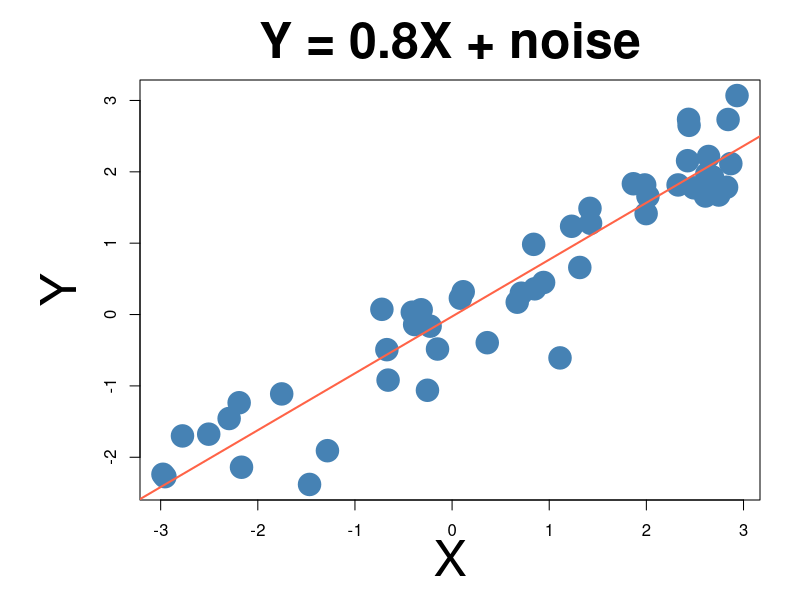
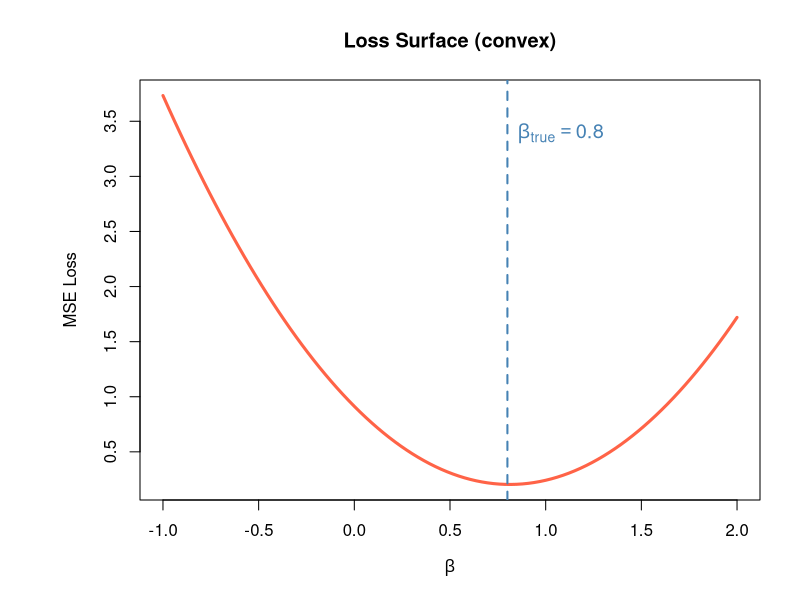
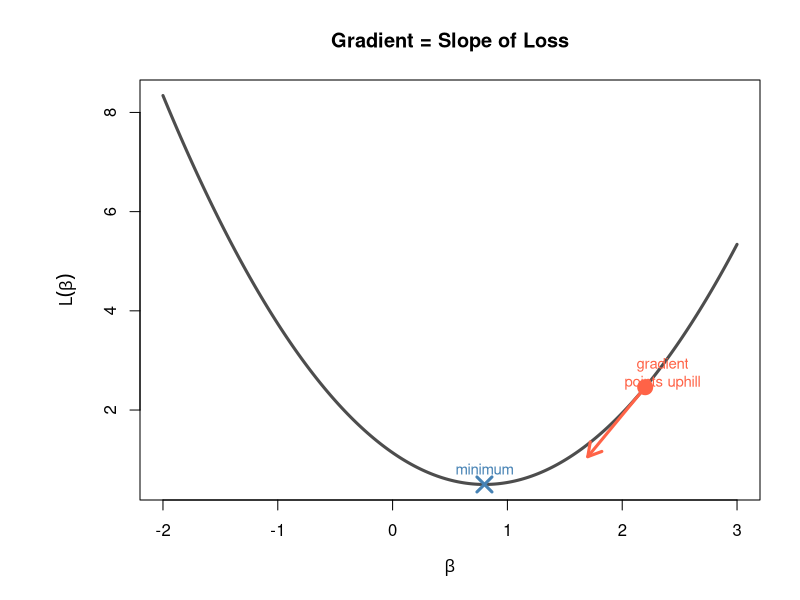
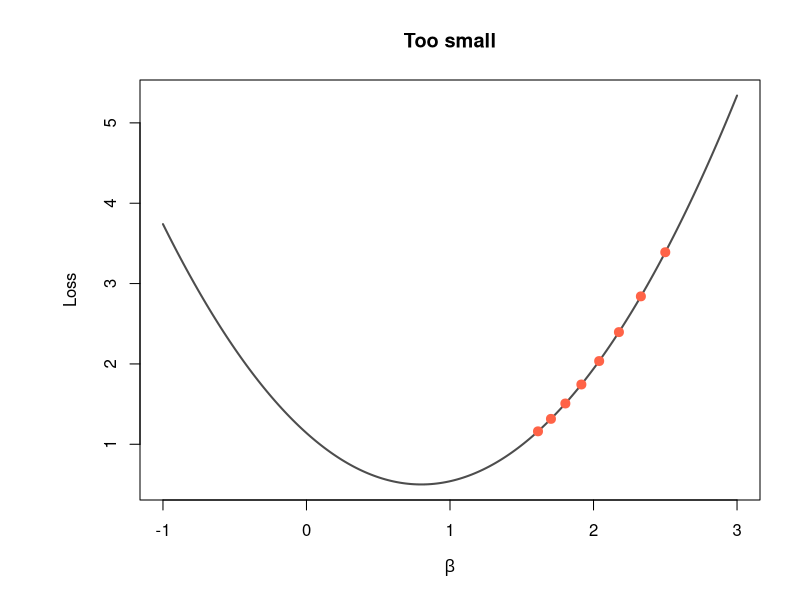
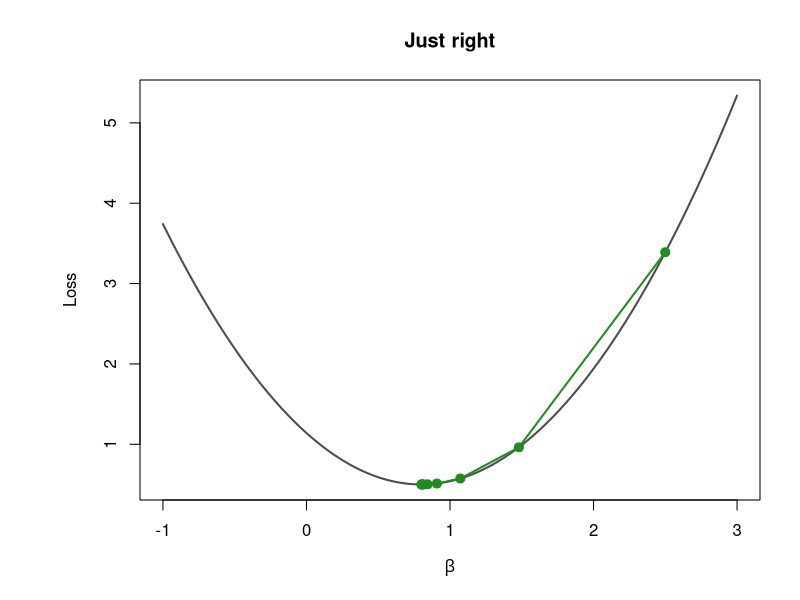
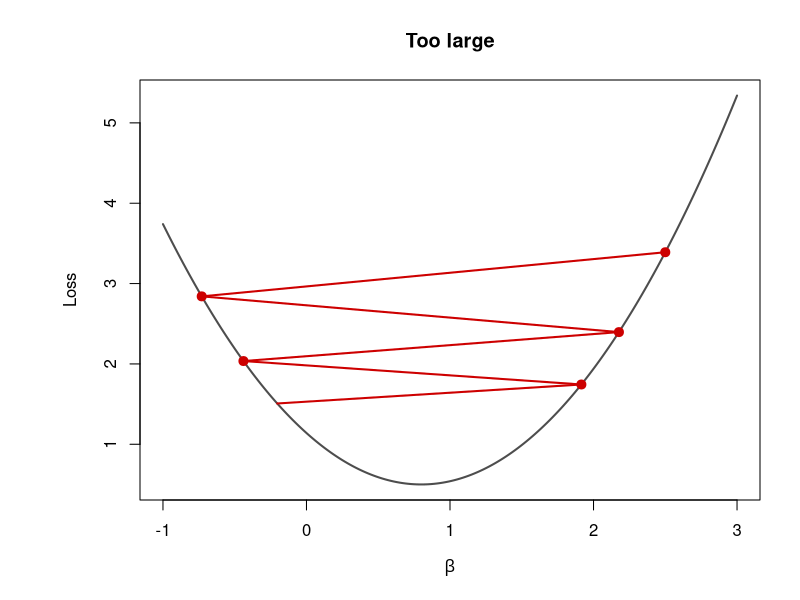
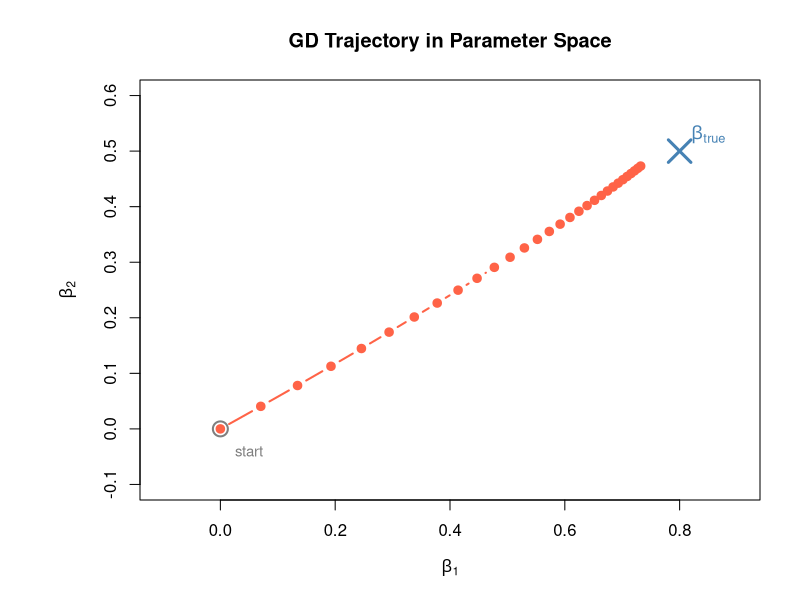
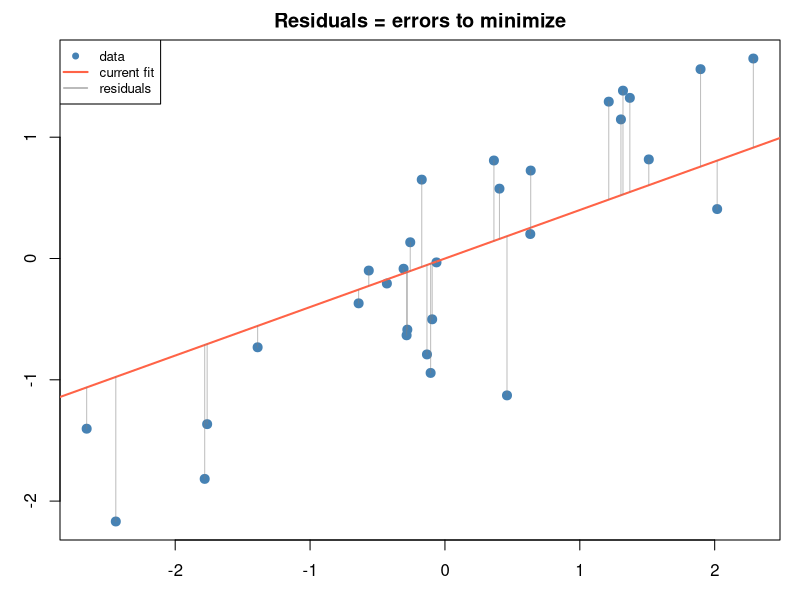

Reproduce these figures in R, in order.
## ---- chunk 1
#| eval: true
#| fig-width: 9
#| fig-height: 6
#| fig-align: center   # ← This centers the plot horizontally

par(mar = c(5, 7, 4, 2))    # ← Increased left margin (second value) to make room for Y label

set.seed(42)
x <- runif(50, -3, 3)
y <- 0.8 * x + rnorm(50, sd = 0.5)
plot(x, y, pch = 19, col = "steelblue",
     xlab = "X", ylab = "Y", main = "Y = 0.8X + noise",
     cex = 3,          # Size of the dots
     cex.lab = 3,      # **Size of axis labels (X, Y)**
     cex.main = 3,     # **Size of the main title**
)
abline(lm(y ~ x), col = "tomato", lwd = 2)
## ---- chunk 2
#| eval: true
#| fig-width: 6
#| fig-height: 4
# Loss surface for 1D regression
beta_seq <- seq(-1, 2, length.out = 100)
set.seed(42)
x_sim <- rnorm(100)
y_sim <- 0.8 * x_sim + rnorm(100, sd = 0.5)
loss <- sapply(beta_seq, function(b) mean((y_sim - b * x_sim)^2))
plot(beta_seq, loss, type = "l", lwd = 3, col = "tomato",
     xlab = expression(beta), ylab = "MSE Loss",
     main = "Loss Surface (convex)")
abline(v = 0.8, col = "steelblue", lwd = 2, lty = 2)
text(0.8, max(loss)*0.9, expression(beta["true"]== 0.8), col = "steelblue", pos = 4, cex = 1.2) 
## ---- chunk 3
#| eval: true
#| fig-width: 6
#| fig-height: 4.5
x_vals <- seq(-2, 3, length.out = 200)
y_vals <- (x_vals - 0.8)^2 + 0.5
plot(x_vals, y_vals, type = "l", lwd = 3, col = "gray30",
     xlab = expression(beta), ylab = expression(L(beta)),
     main = "Gradient = Slope of Loss")
# Show gradient at a point
pt <- 2.2
slope <- 2 * (pt - 0.8)
y_pt <- (pt - 0.8)^2 + 0.5
arrows(pt, y_pt, pt - 0.5, y_pt - 0.5 * slope, col = "tomato", lwd = 3, length = 0.15)
points(pt, y_pt, pch = 19, col = "tomato", cex = 2)
text(pt + 0.15, y_pt + 0.3, "gradient\npoints uphill", col = "tomato", cex = 0.9)
points(0.8, 0.5, pch = 4, col = "steelblue", cex = 2, lwd = 3)
text(0.8, 0.8, "minimum", col = "steelblue", cex = 0.9)
## ---- chunk 4
#| eval: true
#| fig-width: 3.5
#| fig-height: 3
x_vals <- seq(-1, 3, length.out = 200)
loss_fn <- function(b) (b - 0.8)^2 + 0.5
plot(x_vals, loss_fn(x_vals), type = "l", lwd = 2, col = "gray30",
     xlab = expression(beta), ylab = "Loss", main = "Too small")
b <- 2.5; lr <- 0.05
for(i in 1:8) {
  b_new <- b - lr * 2 * (b - 0.8)
  points(b, loss_fn(b), pch = 19, col = "tomato", cex = 1.2)
  b <- b_new
}
## ---- chunk 5
#| eval: true
#| fig-width: 3.5
#| fig-height: 3
plot(x_vals, loss_fn(x_vals), type = "l", lwd = 2, col = "gray30",
     xlab = expression(beta), ylab = "Loss", main = "Just right")
b <- 2.5; lr <- 0.3
for(i in 1:8) {
  b_new <- b - lr * 2 * (b - 0.8)
  segments(b, loss_fn(b), b_new, loss_fn(b_new), col = "forestgreen", lwd = 2)
  points(b, loss_fn(b), pch = 19, col = "forestgreen", cex = 1.2)
  b <- b_new
}
points(b, loss_fn(b), pch = 19, col = "forestgreen", cex = 1.2)
## ---- chunk 6
#| eval: true
#| fig-width: 3.5
#| fig-height: 3
plot(x_vals, loss_fn(x_vals), type = "l", lwd = 2, col = "gray30",
     xlab = expression(beta), ylab = "Loss", main = "Too large")
b <- 2.5; lr <- 0.95
for(i in 1:5) {
  b_new <- b - lr * 2 * (b - 0.8)
  segments(b, loss_fn(b), b_new, loss_fn(b_new), col = "red3", lwd = 2)
  points(b, loss_fn(b), pch = 19, col = "red3", cex = 1.2)
  b <- b_new
}
## ---- chunk 7
#| eval: true
#| fig-width: 5
#| fig-height: 4.5
set.seed(42)
n <- 200
x_mat <- matrix(rnorm(n * 2), n, 2)
true_coef <- c(0.8, 0.5)
y_sim <- x_mat %*% true_coef + rnorm(n, sd = 0.3)
b <- c(0, 0); lr <- 0.1
traj <- matrix(NA, 30, 2)
for(i in 1:30) {
  traj[i,] <- b
  grad <- t(x_mat) %*% (x_mat %*% b - y_sim) / n
  b <- b - lr * as.vector(grad)
}
plot(traj[,1], traj[,2], type = "b", pch = 19, col = "tomato", lwd = 2,
     xlab = expression(beta[1]), ylab = expression(beta[2]),
     main = "GD Trajectory in Parameter Space",
     xlim = c(-0.1, 0.9), ylim = c(-0.1, 0.6))
points(true_coef[1], true_coef[2], pch = 4, col = "steelblue", cex = 3, lwd = 3)
text(true_coef[1]+0.05, true_coef[2]+0.03, expression(beta["true"]), col = "steelblue", cex = 1.1)
points(0, 0, pch = 1, col = "gray50", cex = 2, lwd = 2)
text(0.05, -0.04, "start", col = "gray50", cex = 0.9)
## ---- chunk 8
#| eval: true
#| fig-width: 7
#| fig-height: 3
#| fig-align: center
par(mar = c(3, 3, 2, 1))
set.seed(42)
x_sim <- rnorm(30)
y_sim <- 0.8 * x_sim + rnorm(30, sd = 0.5)
y_hat <- 0.4 * x_sim  # wrong beta
plot(x_sim, y_sim, pch = 19, col = "steelblue", cex = 1.2,
     xlab = "x", ylab = "y", main = "Residuals = errors to minimize")
abline(0, 0.4, col = "tomato", lwd = 2)
segments(x_sim, y_sim, x_sim, y_hat, col = adjustcolor("gray50", 0.5), lwd = 1)
legend("topleft", c("data", "current fit", "residuals"),
       col = c("steelblue", "tomato", "gray50"),
       pch = c(19, NA, NA), lty = c(NA, 1, 1), lwd = c(NA, 2, 1), cex = 0.8)
## ---- chunk 9
#| eval: true
#| fig-width: 5
#| fig-height: 4
set.seed(42)
x_nl <- seq(-2, 2, length.out = 200)
y_nl <- x_nl^3
plot(x_nl, y_nl, type = "l", lwd = 3, col = "steelblue",
     xlab = "x", ylab = "y", main = expression(y == x^3))
# best linear fit
b_fit <- coef(lm(y_nl ~ x_nl))
abline(b_fit, col = "tomato", lwd = 2, lty = 2)
legend("topleft", c("true function", "best linear fit"),
       col = c("steelblue", "tomato"), lwd = c(3, 2), lty = c(1, 2), cex = 0.9)
## ---- chunk 10
#| eval: true
#| fig-width: 5
#| fig-height: 4
set.seed(42)
x_nl <- rnorm(200)
y_nl <- x_nl^3 + rnorm(200, sd = 0.3)
y_hat_lin <- coef(lm(y_nl ~ x_nl))[1] + coef(lm(y_nl ~ x_nl))[2] * x_nl
plot(y_nl, y_hat_lin, pch = 19, col = adjustcolor("blue", 0.5), cex = 0.8,
     xlab = "y (observed)", ylab = "ŷ (predicted)",
     main = "Linear model on cubic data")
abline(0, 1, col = "gray40", lwd = 2, lty = 2)
text(2, -2, "Far from\nidentity line!", col = "blue", cex = 1.1, font = 2)
## ---- chunk 11
#| eval: true
#| fig-width: 4.5
#| fig-height: 2.5
x_vals <- seq(-3, 3, length.out = 200)
relu <- pmax(0, x_vals)
plot(x_vals, relu, type = "l", lwd = 3, col = "forestgreen",
     xlab = "input", ylab = "output", main = "ReLU(x) = max(0, x)")
abline(h = 0, col = "gray80"); abline(v = 0, col = "gray80")
## ---- chunk 12
#| echo: false
#| eval: true
DiagrammeR::grViz("
digraph training {
  graph [rankdir=LR, bgcolor=white, pad=0.3]
  node [shape=box, style=filled, fillcolor='#e0f2fe',
        color='#0369a1', fontname='Helvetica', fontsize=48, width=2.5, height=1.0, margin='0.35,0.4']
  edge [color='#333333', arrowsize=2.0, penwidth=2.5]

  A [label='Input Data', fillcolor='#f0f9ff']
  B [label='Forward Pass\nmodel(x)']
  C [label='Compute Loss\nloss_fn(y_hat, y)']
  D [label='Backward Pass\nloss.backward()']
  E [label='Update Params\noptimizer.step()']

  A -> B -> C -> D -> E
  E -> B [constraint=false]
}
")
## ---- chunk 13
#| eval: true
#| fig-width: 5
#| fig-height: 4
epochs <- 1:500
loss <- 5 * exp(-epochs / 80) + 0.1 + rnorm(500, sd = 0.05) * exp(-epochs/200)
loss <- pmax(loss, 0.08)
plot(epochs, loss, type = "l", col = "steelblue", lwd = 2,
     xlab = "Epoch", ylab = "Loss", main = "Learning Curve")
